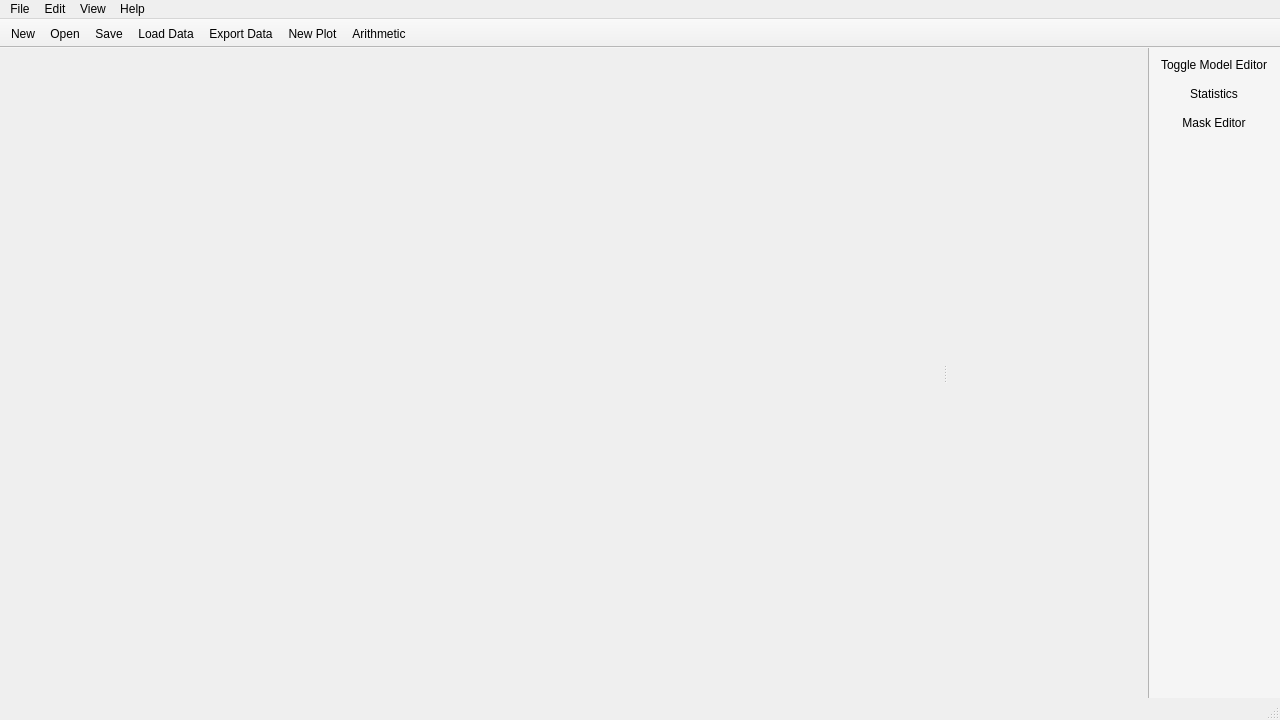
<?xml version="1.0" encoding="UTF-8"?>
<ui version="4.0">
 <class>MainWindow</class>
 <widget class="QMainWindow" name="MainWindow">
  <property name="geometry">
   <rect>
    <x>0</x>
    <y>0</y>
    <width>1280</width>
    <height>720</height>
   </rect>
  </property>
  <property name="windowTitle">
   <string>SpecViz</string>
  </property>
  <property name="unifiedTitleAndToolBarOnMac">
   <bool>false</bool>
  </property>
  <widget class="QWidget" name="centralwidget">
   <layout class="QHBoxLayout" name="horizontalLayout">
    <property name="margin">
     <number>0</number>
    </property>
   </layout>
  </widget>
  <widget class="QMenuBar" name="menu_bar">
   <property name="geometry">
    <rect>
     <x>0</x>
     <y>0</y>
     <width>1280</width>
     <height>22</height>
    </rect>
   </property>
   <property name="accessibleName">
    <string/>
   </property>
   <widget class="QMenu" name="menuFile">
    <property name="title">
     <string>File</string>
    </property>
    <addaction name="actionNew_Workspace"/>
    <addaction name="actionOpen_Workspace"/>
    <addaction name="actionSave_Workspace"/>
    <addaction name="separator"/>
    <addaction name="actionLoad_Data"/>
   </widget>
   <widget class="QMenu" name="menuEdit">
    <property name="title">
     <string>Edit</string>
    </property>
   </widget>
   <widget class="QMenu" name="menuView">
    <property name="title">
     <string>View</string>
    </property>
   </widget>
   <widget class="QMenu" name="menuHelp">
    <property name="title">
     <string>Help</string>
    </property>
   </widget>
   <addaction name="menuFile"/>
   <addaction name="menuEdit"/>
   <addaction name="menuView"/>
   <addaction name="menuHelp"/>
  </widget>
  <widget class="QStatusBar" name="statusbar"/>
  <widget class="QToolBar" name="tool_bar">
   <property name="enabled">
    <bool>true</bool>
   </property>
   <property name="windowTitle">
    <string>Main Tool Bar</string>
   </property>
   <property name="styleSheet">
    <string notr="true"/>
   </property>
   <property name="movable">
    <bool>false</bool>
   </property>
   <property name="iconSize">
    <size>
     <width>24</width>
     <height>24</height>
    </size>
   </property>
   <property name="toolButtonStyle">
    <enum>Qt::ToolButtonTextUnderIcon</enum>
   </property>
   <property name="floatable">
    <bool>false</bool>
   </property>
   <attribute name="toolBarArea">
    <enum>TopToolBarArea</enum>
   </attribute>
   <attribute name="toolBarBreak">
    <bool>false</bool>
   </attribute>
   <addaction name="new_workspace_action"/>
   <addaction name="open_workspace_action"/>
   <addaction name="save_workspace_action"/>
   <addaction name="load_data_action"/>
   <addaction name="export_data_action"/>
   <addaction name="new_plot_action"/>
   <addaction name="arithmetic_action"/>
  </widget>
  <widget class="QToolBar" name="plugin_tool_bar">
   <property name="windowTitle">
    <string>Plugin Tool Bar</string>
   </property>
   <property name="styleSheet">
    <string notr="true">QToolBar {
	background: rgb(245, 245, 245);
	border: none;
	border-left: 1px solid rgb(179, 179, 179);
	padding: 5px;
	spacing: 8px;
}</string>
   </property>
   <property name="movable">
    <bool>false</bool>
   </property>
   <property name="iconSize">
    <size>
     <width>24</width>
     <height>24</height>
    </size>
   </property>
   <property name="floatable">
    <bool>false</bool>
   </property>
   <attribute name="toolBarArea">
    <enum>RightToolBarArea</enum>
   </attribute>
   <attribute name="toolBarBreak">
    <bool>false</bool>
   </attribute>
   <addaction name="model_editor_toggle"/>
   <addaction name="statistics_toggle"/>
   <addaction name="mask_editor_toggle"/>
  </widget>
  <widget class="QDockWidget" name="plugin_dock">
   <property name="enabled">
    <bool>true</bool>
   </property>
   <property name="sizePolicy">
    <sizepolicy hsizetype="Expanding" vsizetype="Preferred">
     <horstretch>0</horstretch>
     <verstretch>0</verstretch>
    </sizepolicy>
   </property>
   <property name="minimumSize">
    <size>
     <width>200</width>
     <height>62</height>
    </size>
   </property>
   <property name="features">
    <set>QDockWidget::NoDockWidgetFeatures</set>
   </property>
   <property name="allowedAreas">
    <set>Qt::NoDockWidgetArea</set>
   </property>
   <attribute name="dockWidgetArea">
    <number>2</number>
   </attribute>
   <widget class="QWidget" name="dockWidgetContents"/>
  </widget>
  <action name="new_workspace_action">
   <property name="icon">
    <iconset resource="../resources.qrc">
     <normaloff>:/icons/015-new.svg</normaloff>:/icons/015-new.svg</iconset>
   </property>
   <property name="text">
    <string>New</string>
   </property>
   <property name="toolTip">
    <string>Create a new workspace</string>
   </property>
  </action>
  <action name="open_workspace_action">
   <property name="icon">
    <iconset resource="../resources.qrc">
     <normaloff>:/icons/folder.svg</normaloff>:/icons/folder.svg</iconset>
   </property>
   <property name="text">
    <string>Open</string>
   </property>
   <property name="toolTip">
    <string>Open a previously saved workspace</string>
   </property>
  </action>
  <action name="save_workspace_action">
   <property name="icon">
    <iconset resource="../resources.qrc">
     <normaloff>:/icons/014-save.svg</normaloff>:/icons/014-save.svg</iconset>
   </property>
   <property name="text">
    <string>Save</string>
   </property>
   <property name="toolTip">
    <string>Save current workspace</string>
   </property>
  </action>
  <action name="model_editor_toggle">
   <property name="checkable">
    <bool>true</bool>
   </property>
   <property name="icon">
    <iconset resource="../resources.qrc">
     <normaloff>:/icons/012-file.svg</normaloff>:/icons/012-file.svg</iconset>
   </property>
   <property name="text">
    <string>Toggle Model Editor</string>
   </property>
   <property name="toolTip">
    <string>Show/hide the model editor interface</string>
   </property>
  </action>
  <action name="load_data_action">
   <property name="icon">
    <iconset resource="../resources.qrc">
     <normaloff>:/icons/folder-2.svg</normaloff>:/icons/folder-2.svg</iconset>
   </property>
   <property name="text">
    <string>Load Data</string>
   </property>
   <property name="toolTip">
    <string>Load a data set into the current workspace</string>
   </property>
  </action>
  <action name="export_data_action">
   <property name="icon">
    <iconset resource="../resources.qrc">
     <normaloff>:/icons/inbox.svg</normaloff>:/icons/inbox.svg</iconset>
   </property>
   <property name="text">
    <string>Export Data</string>
   </property>
   <property name="toolTip">
    <string>Export selected data from workspace</string>
   </property>
  </action>
  <action name="new_plot_action">
   <property name="icon">
    <iconset resource="../resources.qrc">
     <normaloff>:/icons/048-line-chart.svg</normaloff>:/icons/048-line-chart.svg</iconset>
   </property>
   <property name="text">
    <string>New Plot</string>
   </property>
   <property name="toolTip">
    <string>Create a new plot in the workspace</string>
   </property>
  </action>
  <action name="arithmetic_action">
   <property name="icon">
    <iconset resource="../resources.qrc">
     <normaloff>:/icons/014-calculator.svg</normaloff>:/icons/014-calculator.svg</iconset>
   </property>
   <property name="text">
    <string>Arithmetic</string>
   </property>
   <property name="toolTip">
    <string>Perform arithmetic between data</string>
   </property>
  </action>
  <action name="statistics_toggle">
   <property name="checkable">
    <bool>true</bool>
   </property>
   <property name="icon">
    <iconset resource="../resources.qrc">
     <normaloff>:/icons/015-compass-1.svg</normaloff>:/icons/015-compass-1.svg</iconset>
   </property>
   <property name="text">
    <string>Statistics</string>
   </property>
   <property name="toolTip">
    <string>Show/hide the data statistics</string>
   </property>
  </action>
  <action name="mask_editor_toggle">
   <property name="checkable">
    <bool>true</bool>
   </property>
   <property name="icon">
    <iconset resource="../resources.qrc">
     <normaloff>:/icons/050-mask.svg</normaloff>:/icons/050-mask.svg</iconset>
   </property>
   <property name="text">
    <string>Mask Editor</string>
   </property>
   <property name="toolTip">
    <string>Show/hide the mask editor</string>
   </property>
  </action>
  <action name="actionNew_Workspace">
   <property name="text">
    <string>New Workspace</string>
   </property>
  </action>
  <action name="actionOpen_Workspace">
   <property name="text">
    <string>Open Workspace</string>
   </property>
  </action>
  <action name="actionSave_Workspace">
   <property name="text">
    <string>Save Workspace</string>
   </property>
  </action>
  <action name="actionLoad_Data">
   <property name="text">
    <string>Load Data</string>
   </property>
  </action>
  <action name="delete_data_action">
   <property name="icon">
    <iconset resource="../resources.qrc">
     <normaloff>:/icons/delete-1.svg</normaloff>:/icons/delete-1.svg</iconset>
   </property>
   <property name="text">
    <string>Delete Data</string>
   </property>
   <property name="toolTip">
    <string>Delete the selected data item</string>
   </property>
  </action>
 </widget>
 <resources>
  <include location="../resources.qrc"/>
 </resources>
 <connections/>
</ui>
